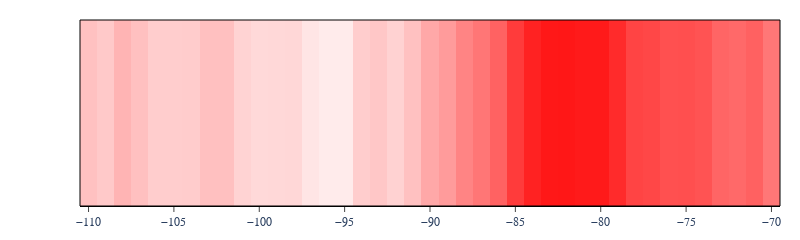

Notebook source saved alongside this figure:
### Code cell
# FIGURE 3D-E: Individual Heatmaps


import os
import re
import numpy as np
import pandas as pd
import plotly.graph_objects as go

def plot_mutation_heatmap(
    csv_file: str,
    category: str,
    region: tuple,
    out_pdf: str = None
):
  
 
    df = pd.read_csv(csv_file)
    df = df[df['mut_in_prom_utr'] == True]

   
    full_positions = np.arange(-2000, 167)
    cats = {c: {p: [] for p in full_positions} for c in [
        'all_mutations','large_deletions','mid_deletions',
        'cas12_deletions','indel_deletions','substitutions'
    ]}

    pat_del = re.compile(r'([ACGT])(-?\d+)(_+)$')
    pat_sub = re.compile(r'([ACGT])(-?\d+)([ACGT])$')

    for _, row in df.iterrows():
        mut, beta = row['mut'], row['beta']
        m = pat_del.match(mut)
        if m:  
            _, spos, us = m.groups()
            start, length = int(spos), len(us)
            for p in range(start, start+length):
                if p in cats['all_mutations']:
                    cats['all_mutations'][p].append(beta)
                    if 1 <= length <= 2:
                        cats['indel_deletions'][p].append(beta)
                    if 10 <= length <= 100:
                        cats['mid_deletions'][p].append(beta)
                    if 100 <= length <= 500:
                        cats['large_deletions'][p].append(beta)
                    if length == 12:
                        cats['cas12_deletions'][p].append(beta)
        else:
            m2 = pat_sub.match(mut)
            if m2:
                pos = int(m2.group(2))
                if pos in cats['all_mutations']:
                    cats['all_mutations'][pos].append(beta)
                    cats['substitutions'][pos].append(beta)

    start, end = region
    positions = np.arange(start, end+1)
    z_row = [
        np.nan if not cats[category].get(p, []) else np.mean(cats[category][p])
        for p in positions
    ]

    fig = go.Figure()

    fig.add_trace(go.Heatmap(
        z=[z_row], x=positions, y=[category],
        colorscale=[[0, 'blue'], [0.5, 'white'], [1, 'red']],
        zmin=-.75, zmax=.75,
        showscale=False
    ))

    fig.update_layout(shapes=[dict(
        type='rect', xref='paper', yref='paper',
        x0=0, x1=1, y0=0, y1=1,
        line=dict(color='black', width=1),
        fillcolor='rgba(0,0,0,0)'
    )])

    fig.update_layout(
        width=800, height=200,
        font=dict(family='Arial'),
        plot_bgcolor='lightgrey', paper_bgcolor='white',
        margin=dict(t=20, b=20, l=80, r=20)
    )

    fig.update_yaxes(visible=False)
    fig.update_xaxes(
        showgrid=False, showline=True, linecolor='black',
        ticks='outside', ticklen=5, tickwidth=1
    )

    fig.show()

    if out_pdf:
        fig.write_image(out_pdf)

plot_mutation_heatmap(
    csv_file='.../3C_log2.csv',
    category='cas12_deletions',
    region=(-110, -70),
    out_pdf='heatmap_region.pdf'
)

### Figure 1 — Plotly figure (JSON) as saved in the notebook; plotly's stock layout.template omitted (floating-point values rounded to 4 significant figures)
{"data": [{"colorscale": [[0, "blue"], [0.5, "white"], [1, "red"]], "showscale": false, "type": "heatmap", "x": [-110, -109, -108, -107, -106, -105, -104, -103, -102, -101, -100, -99, -98, -97, -96, -95, -94, -93, -92, -91, -90, -89, -88, -87, -86, -85, -84, -83, -82, -81, -80, -79, -78, -77, -76, -75, -74, -73, -72, -71, -70], "y": ["cas12_deletions"], "z": [[0.1826, 0.1592, 0.2215, 0.184, 0.1458, 0.1458, 0.1511, 0.1839, 0.1839, 0.1287, 0.1111, 0.1144, 0.1167, 0.07545, 0.05829, 0.05949, 0.1475, 0.1661, 0.1338, 0.1819, 0.257, 0.293, 0.3627, 0.4029, 0.4621, 0.5772, 0.6501, 0.6807, 0.6812, 0.6731, 0.6731, 0.6237, 0.5499, 0.5405, 0.5155, 0.5173, 0.5044, 0.4536, 0.4405, 0.4635, 0.3993]], "zmax": 0.75, "zmin": -0.75}], "layout": {"font": {"family": "Arial"}, "height": 200, "margin": {"b": 20, "l": 80, "r": 20, "t": 20}, "paper_bgcolor": "white", "plot_bgcolor": "lightgrey", "shapes": [{"fillcolor": "rgba(0, 0, 0, 0)", "line": {"color": "black", "width": 1}, "type": "rect", "x0": 0, "x1": 1, "xref": "paper", "y0": 0, "y1": 1, "yref": "paper"}], "width": 800, "xaxis": {"autorange": true, "linecolor": "black", "range": [-110.5, -69.5], "showgrid": false, "showline": true, "ticklen": 5, "ticks": "outside", "tickwidth": 1, "type": "linear"}, "yaxis": {"autorange": true, "range": [-0.5, 0.5], "type": "category", "visible": false}}}
